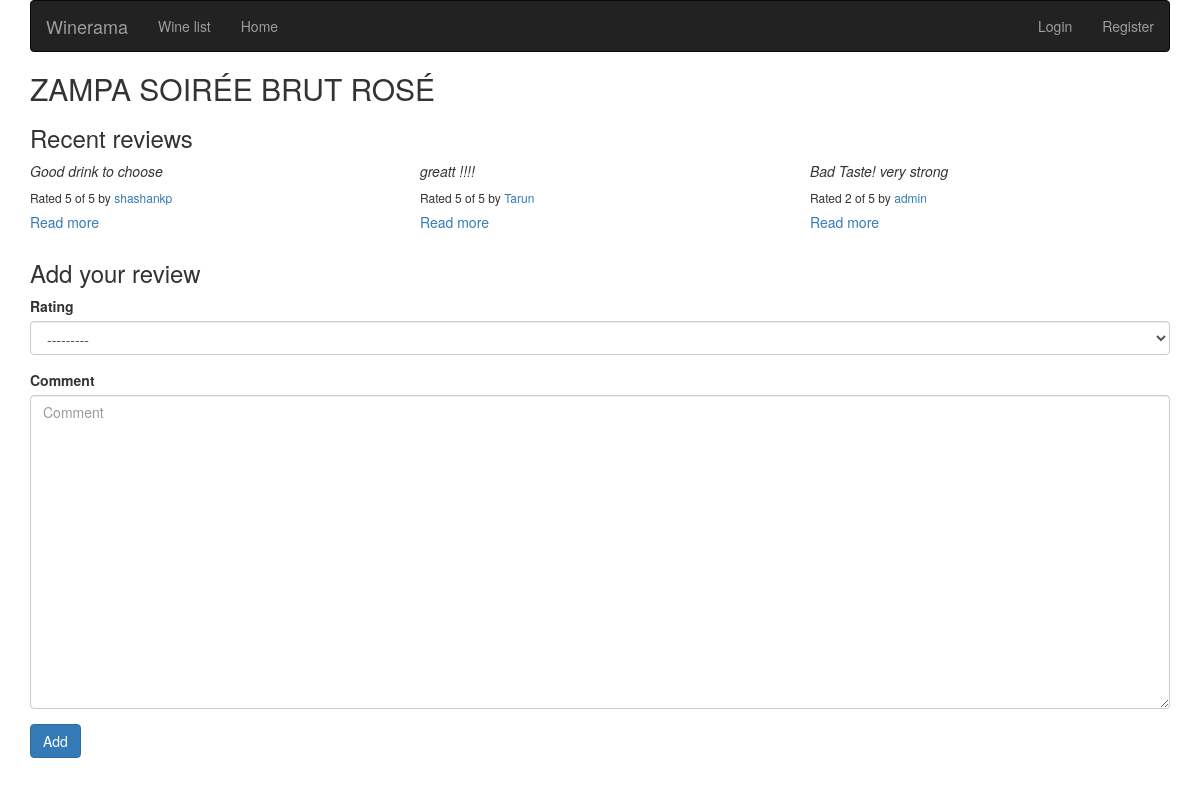
The page /reviews/wine/11/ on the database as committed earlier.
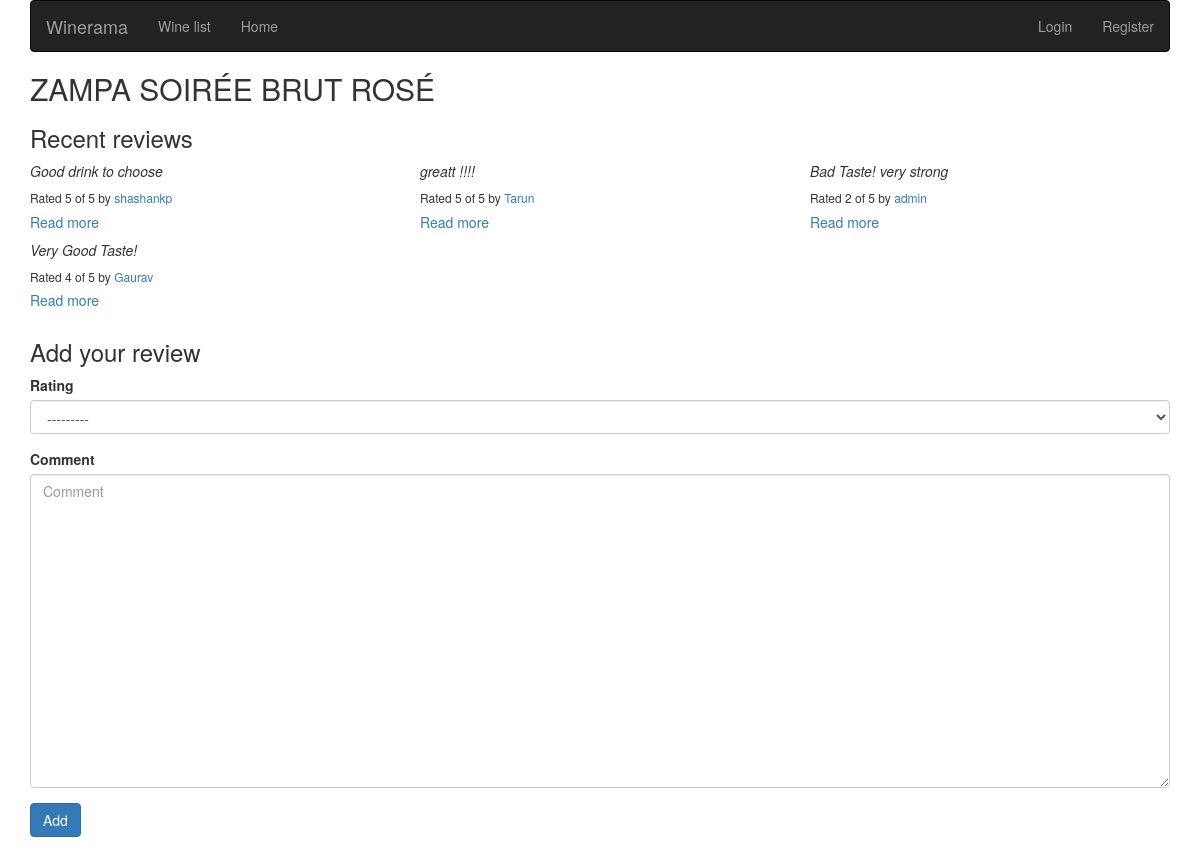
The same page on the database as committed later.
### reviews/models.py (models this page shows)
class Review(models.Model):
    RATING_CHOICES = (
        (1, '1'),
        (2, '2'),
        (3, '3'),
        (4, '4'),
        (5, '5'),
    )
    wine = models.ForeignKey(Wine)
    pub_date = models.DateTimeField('date published')
    user_name = models.CharField(max_length=100)
    comment = models.CharField(max_length=200)
    rating = models.IntegerField(choices=RATING_CHOICES)

### reviews/views.py (the view)
# urls.py: url(r'^wine/(?P<wine_id>[0-9]+)/$', views.wine_detail, name='wine_detail'),
def wine_detail(request, wine_id):
    wine = get_object_or_404(Wine, pk=wine_id)
    form = ReviewForm()
    return render(request, 'reviews/wine_detail.html', {'wine': wine, 'form': form})

### reviews/forms.py
class ReviewForm(ModelForm):
    class Meta:
        model = Review
        fields = ['rating', 'comment']
        widgets = {
            'comment': Textarea(attrs={'cols': 40, 'rows': 15}),
        }

### reviews/templates/reviews/wine_detail.html (shortened to what this page needs)
{% extends 'base.html' %} {% load bootstrap3 %} {% block title %}
<h2>{{ wine.name }}</h2>
{% endblock %} {% block content %}
<h3>Recent reviews</h3> {% if wine.review_set.all %}
<div class="row">
    {% for review in wine.review_set.all %}
    <div class="col-xs-6 col-lg-4">
        <em>{{ review.comment }}</em>
        <h6>Rated {{ review.rating }} of 5 by <a href="{% url 'reviews:user_review_list' review.user_name %}" >{{ review.user_name }}</a></h6>
        <h5><a href="{% url 'reviews:review_detail' review.id %}">
        Read more
        </a></h5>
    </div>
    {% endfor %}
</div>
{% else %}
<p>No reviews for this wine yet</p>
{% endif %}
<h3>Add your review</h3>
<form action="{% url 'reviews:add_review' wine.id %}" method="post" class="form">
    {% csrf_token %} {% bootstrap_form form layout='inline' %} {% buttons %}
    <button type="submit" class="btn btn-primary">
      {% bootstrap_icon "star" %} Add
    </button> {% endbuttons %}
</form>
{% endblock %}

Rows that differ between the two databases and show on the page:
added Review: comment "Very Good Taste!", rating "4", user_name "Gaurav"
